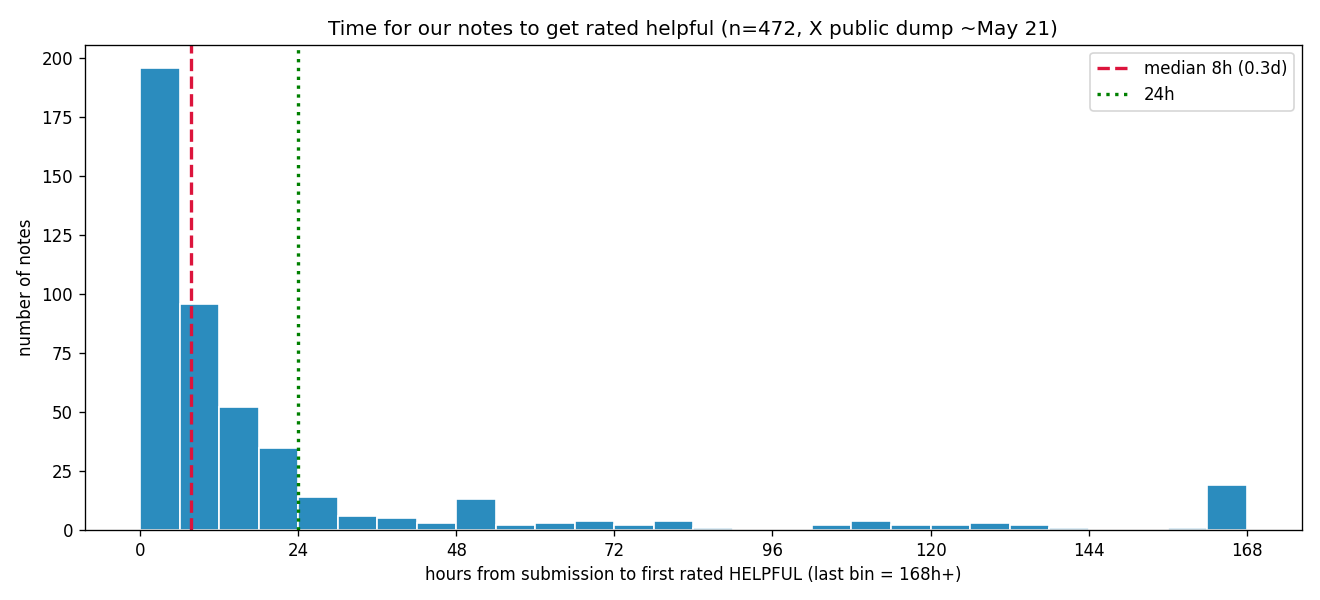

Recreate this plot in Python.
"""How long does it take one of our notes to get rated helpful?

Uses X's public `noteStatusHistory` dump (X's own timestamps, NOT our scraper —
so no scraper-cadence bias). For each of our notes whose first non-NMR status
was CURRENTLY_RATED_HELPFUL, time-to-helpful = firstNonNMRStatus - createdAt.

Dump is from ~May 21, which is fine: we want a maturation DISTRIBUTION over
notes that have had time to settle, not the latest cohort.

Out: percentiles + cumulative table + histogram PNG.
Run: uv run src/scripts_jim/2026_06_15_helpful_drop/time_to_helpful.py
"""

from pathlib import Path

import matplotlib

matplotlib.use("Agg")
import matplotlib.pyplot as plt

HERE = Path(__file__).resolve().parent
DUMP = HERE.parents[1] / "production" / "cn_data" / "noteStatusHistory-00000.tsv"

OUR_AUTHOR_ID = "813EB394B10809EBA8D09BCFA8E2E1C25A2DA0085186867F9E9C00696951C447"
HELPFUL = "CURRENTLY_RATED_HELPFUL"
MS_PER_HOUR = 3_600_000

# Column indices (see header).
COL_AUTHOR = 1
COL_CREATED_MS = 2
COL_FIRST_NONMR_MS = 3
COL_FIRST_NONMR_STATUS = 4
COL_CURRENT_STATUS = 6


def main() -> None:
    hours = []            # NMR -> CRH directly: exact time to first-helpful
    nh_first_now_crh = 0  # detoured through NH, now helpful (not in `hours`)
    with DUMP.open() as f:
        f.readline()
        for line in f:
            c = line.rstrip("\n").split("\t")
            if c[COL_AUTHOR] != OUR_AUTHOR_ID:
                continue
            if c[COL_FIRST_NONMR_STATUS] == HELPFUL:
                created = int(c[COL_CREATED_MS])
                first = int(c[COL_FIRST_NONMR_MS])
                dh = (first - created) / MS_PER_HOUR
                if dh >= 0:
                    hours.append(dh)
            elif c[COL_CURRENT_STATUS] == HELPFUL:
                nh_first_now_crh += 1

    hours.sort()
    n = len(hours)
    print(f"Dump: {DUMP.name}")
    print(f"Notes NMR->helpful (direct, exact timing): {n}")
    print(f"Notes that detoured via NH then became helpful (excluded): {nh_first_now_crh}\n")

    def pct(p):
        return hours[min(n - 1, int(p / 100 * n))]

    print("=== TIME FROM SUBMISSION TO FIRST RATED HELPFUL ===")
    for p in (10, 25, 50, 75, 90, 95):
        h = pct(p)
        print(f"  p{p:<3} = {h:6.1f} h  ({h/24:4.1f} d)")

    print("\n=== CUMULATIVE: share rated helpful within ... ===")
    for thr in (6, 12, 24, 36, 48, 72, 96, 120, 168):
        share = sum(1 for x in hours if x <= thr) / n
        label = f"{thr}h" if thr < 48 else f"{thr}h ({thr//24}d)"
        print(f"  within {label:<11}: {share:5.1%}")

    # --- histogram ---
    BIN_H = 6
    MAX_H = 168  # 1 week; everything beyond piles into the last bin
    bins = list(range(0, MAX_H + BIN_H, BIN_H))
    clipped = [min(x, MAX_H - 0.001) for x in hours]
    fig, ax = plt.subplots(figsize=(11, 5))
    ax.hist(clipped, bins=bins, color="#2b8cbe", edgecolor="white")
    median = pct(50)
    ax.axvline(median, color="crimson", linestyle="--", linewidth=2,
               label=f"median {median:.0f}h ({median/24:.1f}d)")
    ax.axvline(24, color="green", linestyle=":", linewidth=2, label="24h")
    ax.set_xlabel("hours from submission to first rated HELPFUL (last bin = 168h+)")
    ax.set_ylabel("number of notes")
    ax.set_title(f"Time for our notes to get rated helpful (n={n}, X public dump ~May 21)")
    ax.set_xticks(range(0, MAX_H + 1, 24))
    ax.legend()
    fig.tight_layout()
    out = HERE / "time_to_helpful.png"
    fig.savefig(out, dpi=120)
    print(f"\nHistogram -> {out}")


if __name__ == "__main__":
    main()
